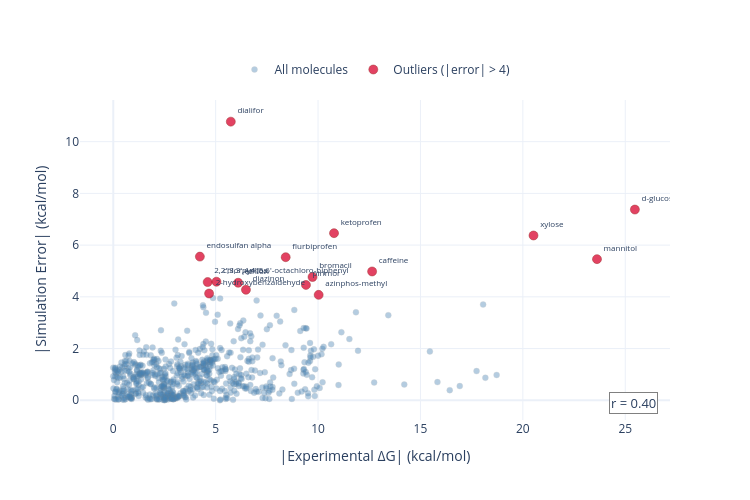

Notebook code cell kept with this figure:
### Markdown cell above
Thiophosphoric acid esters (median |error| = 3.7 kcal/mol) and carboxylic acids (2.7) are the hardest functional groups for the simulation. Aldehydes (0.4) and ketones (0.4) are easiest.

The 16 worst individual predictions (|error| > 4 kcal/mol) include recognizable clusters — sugars and sugar alcohols (glucose, xylose, mannitol) and organophosphates — but the rest are chemically diverse (caffeine, ketoprofen, endosulfan, halogenated biphenyls). These molecules also tend to have the most extreme ΔG values in the dataset — larger absolute errors may partly reflect scale (bigger number, bigger absolute error), not purely chemical difficulty.

### Code cell
# --- Plot 4: Is the error driven by scale? ---

from scipy.stats import pearsonr
from sklearn.linear_model import LinearRegression

# Scale correlation
r_scale, _ = pearsonr(df["expt"].abs(), df["abs_residual"])

# Partial correlation: TPSA vs |error| after removing scale effect
r_tpsa_raw, _ = pearsonr(df["TPSA"], df["abs_residual"])
lr = LinearRegression().fit(df[["expt"]].abs(), df["abs_residual"])
error_resid = df["abs_residual"] - lr.predict(df[["expt"]].abs())
r_tpsa_partial, _ = pearsonr(df["TPSA"], error_resid)

print(f"|expt| vs |error|:  r = {r_scale:.2f}")
print(f"TPSA vs |error| (raw):            r = {r_tpsa_raw:.2f}")
print(f"TPSA vs |error| (scale removed):  r = {r_tpsa_partial:.2f}")

# Plot
outlier_mask = df["abs_residual"] > 4
fig = go.Figure()

fig.add_trace(go.Scatter(
    x=df.loc[~outlier_mask, "expt"].abs(),
    y=df.loc[~outlier_mask, "abs_residual"],
    mode="markers",
    marker=dict(size=6, opacity=0.4, color="steelblue",
                line=dict(width=0.3, color="grey")),
    customdata=np.column_stack([
        df.loc[~outlier_mask, "display_name"],
        df.loc[~outlier_mask, "expt"].round(2),
        df.loc[~outlier_mask, "abs_residual"].round(2),
    ]),
    hovertemplate=(
        "<b>%{customdata[0]}</b><br>"
        "|Expt ΔG|: %{x:.2f} kcal/mol<br>"
        "|Error|: %{customdata[2]} kcal/mol"
        "<extra></extra>"
    ),
    name="All molecules",
))

fig.add_trace(go.Scatter(
    x=df.loc[outlier_mask, "expt"].abs(),
    y=df.loc[outlier_mask, "abs_residual"],
    mode="markers+text",
    marker=dict(size=9, color="crimson", opacity=0.8,
                line=dict(width=0.5, color="darkred")),
    text=df.loc[outlier_mask, "display_name"],
    textposition="top right",
    textfont=dict(size=8),
    customdata=np.column_stack([
        df.loc[outlier_mask, "display_name"],
        df.loc[outlier_mask, "expt"].round(2),
        df.loc[outlier_mask, "abs_residual"].round(2),
    ]),
    hovertemplate=(
        "<b>%{customdata[0]}</b><br>"
        "|Expt ΔG|: %{x:.2f} kcal/mol<br>"
        "|Error|: %{customdata[2]} kcal/mol"
        "<extra></extra>"
    ),
    name="Outliers (|error| > 4)",
))

fig.add_annotation(
    x=0.98, y=0.02, xref="paper", yref="paper",
    xanchor="right", yanchor="bottom",
    text=f"r = {r_scale:.2f}",
    showarrow=False, font=dict(size=13),
    bgcolor="white", bordercolor="grey", borderwidth=1,
)

fig.update_layout(
    xaxis_title="|Experimental ΔG| (kcal/mol)",
    yaxis_title="|Simulation Error| (kcal/mol)",
    width=750, height=500,
    template="plotly_white",
    legend=dict(x=0.5, xanchor="center", y=1.05, yanchor="bottom",
                orientation="h"),
)

fig.show()

### Figure 1 — Plotly figure (JSON) as saved in the notebook; plotly's stock layout.template omitted (floating-point values rounded to 4 significant figures; data arrays with more than 128 entries replaced by an {"elided": "..."} marker saying what was removed)
{"data": [{"customdata": {"elided": "626x3 mixed values"}, "hovertemplate": "<b>%{customdata[0]}</b><br>|Expt ΔG|: %{x:.2f} kcal/mol<br>|Error|: %{customdata[2]} kcal/mol<extra></extra>", "marker": {"color": "steelblue", "line": {"color": "grey", "width": 0.3}, "opacity": 0.4, "size": 6}, "mode": "markers", "name": "All molecules", "type": "scatter", "x": {"elided": "626 float values"}, "y": {"elided": "626 float values"}}, {"customdata": [["azinphos-methyl", -10.03, 4.08], ["diazinon", -6.48, 4.27], ["mannitol", -23.62, 5.46], ["caffeine", -12.64, 4.98], ["endosulfan alpha", -4.23, 5.56], ["2,2',3,3',4,4',5,6'-octachloro-biphenyl", -4.61, 4.57], ["dialifor", -5.74, 10.78], ["flurbiprofen", -8.42, 5.53], ["bromacil", -9.73, 4.77], ["2-hydroxybenzaldehyde", -4.68, 4.13], ["d-glucose", -25.47, 7.38], ["pirimor", -9.41, 4.46], ["chlorpyrifos", -5.04, 4.58], ["xylose", -20.52, 6.37], ["ketoprofen", -10.78, 6.46], ["ethion", -6.1, 4.54]], "hovertemplate": "<b>%{customdata[0]}</b><br>|Expt ΔG|: %{x:.2f} kcal/mol<br>|Error|: %{customdata[2]} kcal/mol<extra></extra>", "marker": {"color": "crimson", "line": {"color": "darkred", "width": 0.5}, "opacity": 0.8, "size": 9}, "mode": "markers+text", "name": "Outliers (|error| > 4)", "text": ["azinphos-methyl", "diazinon", "mannitol", "caffeine", "endosulfan alpha", "2,2',3,3',4,4',5,6'-octachloro-biphenyl", "dialifor", "flurbiprofen", "bromacil", "2-hydroxybenzaldehyde", "d-glucose", "pirimor", "chlorpyrifos", "xylose", "ketoprofen", "ethion"], "textfont": {"size": 8}, "textposition": "top right", "type": "scatter", "x": [10.03, 6.48, 23.62, 12.64, 4.23, 4.61, 5.74, 8.42, 9.73, 4.68, 25.47, 9.41, 5.04, 20.52, 10.78, 6.1], "y": [4.076, 4.273, 5.458, 4.981, 5.555, 4.571, 10.78, 5.533, 4.766, 4.129, 7.375, 4.46, 4.585, 6.372, 6.462, 4.544]}], "layout": {"annotations": [{"bgcolor": "white", "bordercolor": "grey", "borderwidth": 1, "font": {"size": 13}, "showarrow": false, "text": "r = 0.40", "x": 0.98, "xanchor": "right", "xref": "paper", "y": 0.02, "yanchor": "bottom", "yref": "paper"}], "height": 500, "legend": {"orientation": "h", "x": 0.5, "xanchor": "center", "y": 1.05, "yanchor": "bottom"}, "width": 750, "xaxis": {"title": {"text": "|Experimental ΔG| (kcal/mol)"}}, "yaxis": {"title": {"text": "|Simulation Error| (kcal/mol)"}}}}
